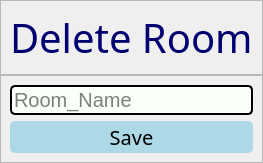
               <widget class="QWidget" name="page11">
                <layout class="QVBoxLayout" name="verticalLayout_58">
                 <property name="spacing">
                  <number>0</number>
                 </property>
                 <property name="leftMargin">
                  <number>0</number>
                 </property>
                 <property name="topMargin">
                  <number>0</number>
                 </property>
                 <property name="rightMargin">
                  <number>0</number>
                 </property>
                 <property name="bottomMargin">
                  <number>0</number>
                 </property>
                 <item>
                  <widget class="QFrame" name="frame_77">
                   <property name="frameShape">
                    <enum>QFrame::StyledPanel</enum>
                   </property>
                   <property name="frameShadow">
                    <enum>QFrame::Raised</enum>
                   </property>
                   <layout class="QVBoxLayout" name="verticalLayout_59">
                    <item alignment="Qt::AlignHCenter">
                     <widget class="QLabel" name="label_30">
                      <property name="font">
                       <font>
                        <family>Arial Rounded MT Bold</family>
                        <pointsize>30</pointsize>
                       </font>
                      </property>
                      <property name="styleSheet">
                       <string notr="true">color: rgb(0, 0, 112);
border-color: rgb(251, 255, 249);</string>
                      </property>
                      <property name="text">
                       <string>Delete Room</string>
                      </property>
                     </widget>
                    </item>
                   </layout>
                  </widget>
                 </item>
                 <item alignment="Qt::AlignTop">
                  <widget class="QFrame" name="frame_79">
                   <property name="frameShape">
                    <enum>QFrame::StyledPanel</enum>
                   </property>
                   <property name="frameShadow">
                    <enum>QFrame::Raised</enum>
                   </property>
                   <layout class="QVBoxLayout" name="verticalLayout_60">
                    <item>
                     <widget class="QLineEdit" name="lineEdit_8">
                      <property name="font">
                       <font>
                        <pointsize>15</pointsize>
                       </font>
                      </property>
                      <property name="styleSheet">
                       <string notr="true">border: 2px solid  ;
border-radius: 5px;
background-color: rgb(251, 255, 249);</string>
                      </property>
                      <property name="placeholderText">
                       <string>Room_Name</string>
                      </property>
                     </widget>
                    </item>
                    <item>
                     <widget class="QPushButton" name="delete_saveButton_Room">
                      <property name="font">
                       <font>
                        <family>Arial Rounded MT Bold</family>
                        <pointsize>15</pointsize>
                       </font>
                      </property>
                      <property name="styleSheet">
                       <string notr="true">border: 2px solid lightblue ;
border-radius: 5px;
background-color: rgb(251, 255, 249);
background-color: rgb(173, 216, 230);</string>
                      </property>
                      <property name="text">
                       <string>Save</string>
                      </property>
                      <property name="shortcut">
                       <string>Return</string>
                      </property>
                     </widget>
                    </item>
                   </layout>
                  </widget>
                 </item>
                </layout>
               </widget>
